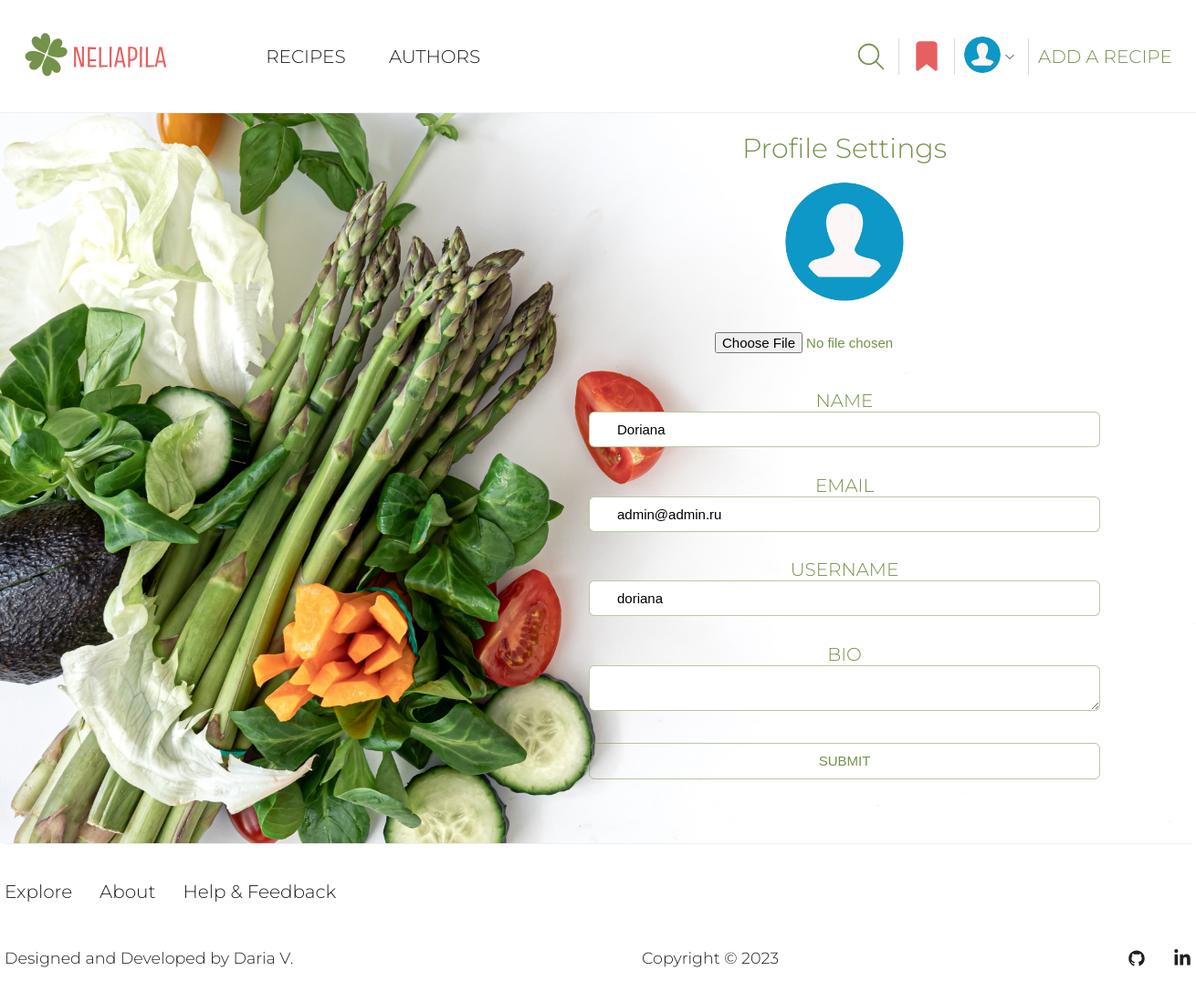
/profile/18/edit (signed in), run on the app's committed database.
### user/models.py (models this page shows, shortened)
class Profile(models.Model):
    user = models.OneToOneField(User, on_delete=models.CASCADE)
    name = models.CharField(max_length=50, null=True, blank=True)
    email = models.EmailField(max_length=500, blank=True, null=True, unique=True)
    username = models.CharField(max_length=50, blank=True, null=True)
    bio = models.TextField(blank=True, null=True)
    image = models.ImageField(upload_to='profiles/', blank=True, null=True, default='profiles/default-profile-pic.png')
    created = models.DateTimeField(auto_now_add=True)

### user/views.py (the view, shortened to what this page needs)
# urls.py: path('profile/<pk>/edit', views.edit_profile, name='edit-profile'),
@login_required(login_url='login')
def edit_profile(request, pk):
    profile = Profile.objects.get(user=request.user.pk)
    form = ProfileForm(instance=profile)
    context = {'form': form, 'profile': profile}
    return render(request, 'user/profile-form.html', context)

### user/forms.py (shortened to what this page needs)
class ProfileForm(ModelForm):
    class Meta:
        model = Profile
        exclude = ['user', 'created']
        labels = {'image': ''}
    def __init__(self, *args, **kwargs):
        super().__init__(*args, **kwargs)
        self.fields['image'].widget = forms.FileInput(attrs={'accept': 'image/*'})

### templates/user/profile-form.html (shortened to what this page needs)
{% extends 'base/base.html' %}
{% load static %}
{% block css %}
<link rel="stylesheet" href="{% static 'user/css/profile-settings.css' %}">
{% endblock %}
{% block content %}
<section class="profile-settings">
    <div class="settings container">
        <div class="settings-parts">
            <h1>Profile Settings</h1>
            <div class="profile-image-settings">
                <img src="{{ profile.image.url }}" alt="User`s image">
            </div>
            <div class="settings-form-block">
                <form action="{% url 'edit-profile' user.id %}" class="settings-form" method="POST"
                      enctype="multipart/form-data">
                    <div class="change-profile-pic">
                        {{ form.image }}
                    </div>
                    {% for field in form %}
                    {% if forloop.counter < 5 %}
                    <div class="form-field">
                        <label>{{ field.label }}</label>
                        <p>{{ field }}</p>
                    </div>
                    {% endif %}
                    {% endfor %}
                    <input class="submit btn" type="submit" value="Submit"/>
                </form>
            </div>
        </div>
    </div>
</section>
{% endblock %}

### templates/base/base.html (shortened to what this page needs)
<!DOCTYPE html>
{% load static %}
<html lang="en">
<head>
    <link rel="stylesheet" href="{% static 'base/css/base.css' %}">
    {% block css %}{% endblock %}
</head>
<body>
<header class="header-menu">
    <div class="header container">
        <div class="header-top">
            <div class="logo-menu">
                <div class="logo">
                    <a href="{% url 'recipes' %}"><img src="{% static 'base/images/neliapila_logo.svg' %}"
                                                       alt="NELIAPILA"></a>
                </div>
                <div class="menu">
                    <ul class="menu-list">
                        <li><a href="/">Recipes</a></li>
                        <li><a href="#">Authors</a></li>
                    </ul>
                </div>
            </div>
            <div class="right-items-login">
                <button class="search-logo" id="search_logo">
                </button>
                {% if user.is_authenticated %}
                <a class="user-favourites" href="{% url 'favorites' %}">
                    {% else %}
                    <a class="user-favourites" href="{% url 'login' %}">
                        {% endif %}
                    </a>
                <div class="user-profile-next-links">
                    {% if user.is_authenticated %}
                    <a href="{% url 'profile' user.id %}">
                        {% else %}
                        <a href="{% url 'login' %}">
                            {% endif %}
                            {% if user.is_authenticated %}
                            <img class="profile-image" src="{{ user.profile.image.url }}" alt="Profile picture">
                            {% endif %}
                        </a>
                    {% if user.is_authenticated %}
                    <button class="arrow-button" id="arrow-button">
                        <svg id="arrow" width="20px" height="20px" viewBox="0 0 24 24" fill="none"
                             xmlns="http://www.w3.org/2000/svg">
                            <path d="M7 10L12 15L17 10" stroke="#000000" stroke-width="1" stroke-linecap="round"
                                  stroke-linejoin="round"/>
                        </svg>
                    </button>
                    {% endif %}
                </div>
                <a class="add-a-recipe right-links" href="{% url 'add-recipe' %}">ADD A RECIPE</a>
            </div>
        </div>
    </div>
</header>
<main>
    {% block content %}
    {% endblock content%}
</main>
<footer class="footer-nav">
    <div class="page-footer_wrapper container">
        <div class="site-links">
            <div class="links-list">
                <ul class="list-of-links">
                    <li><a href="/">Explore</a></li>
                    <li><a href="#">About</a></li>
                    <li><a href="#">Help & Feedback</a></li>
                </ul>
            </div>
        </div>
        <div class="developer-info">
            <div class="footer-designer-name">
                <h3>Designed and Developed by Daria V.</h3>
            </div>
            <div class="footer-copyright">
                <h3>Copyright © 2023</h3>
            </div>
            <div class="footer-body">
                <ul class="footer-icons">
                    <li class="social-icon">
                        <a href="https://github.com/dariavarlamovaa" target="_blank"
                           rel="noopener noreferrer">
                        </a>
                    </li>
                    <li class="social-icon">
                        <a href="https://www.linkedin.com/in/dariavarlamovaa/"
                           target="_blank" rel="noopener noreferrer">
                        </a>
                    </li>
                </ul>
            </div>
        </div>
    </div>
</footer>
</body>
</html>

### static/base/css/base.css (style rules this page uses)
html { height: 100%; position: relative; }
body { font-family: 'Montserrat', sans-serif; font-weight: 300; font-size: 20px; color: #211f1f; background-color: #FFFFFF; margin: 0; padding: 0; min-height: 100%; display: flex; flex-direction: column; }
a { text-decoration: none; color: #211f1f; }
h1, h2, h3, p { margin: 0; font-weight: 300; }
li, ul { margin: 0; padding: 0; }
svg { vertical-align: middle; }
form label { text-transform: uppercase; }
input, select, textarea { border-radius: 6px; border: 1px solid rgba(116, 146, 74, 0.5); padding: 10px 30px; box-sizing: border-box; font-size: 15px; outline: none; }
textarea { box-sizing: border-box; border-radius: 6px; border: 1px solid rgba(116, 146, 74, 0.5); }
.container { width: 1240px; margin: 0 auto; position: relative; }
main { flex: 1; }
.header { width: 100%; padding: 0 2%; box-sizing: border-box; font-size: 10px; border-bottom: 1px solid #efefef; }
.header-top { display: flex; align-items: center; justify-content: space-between; padding: 35px 0; box-sizing: border-box; position: relative; }
.logo-menu { display: flex; flex-direction: row; align-items: center; min-width: 500px; justify-content: space-between; }
.logo img { height: 50px; }
.menu-list { display: flex; flex-direction: row; text-transform: uppercase; font-size: 20px; min-width: 235px; justify-content: space-between; }
.menu ul { list-style: none; }
.menu-list li { color: #74924a; }
.right-links { color: #74924a; font-size: 20px; }
.right-items-login { min-width: 350px; display: flex; flex-direction: row; justify-content: space-between; align-items: center; }
.right-items-login button:nth-child(1), .user-favourites { border-right-width: 1px; border-right-style: solid; border-right-color: rgb(217, 217, 217); padding-right: 10px; border-bottom: 0; border-left: 0; border-top: 0; }
.user-profile-next-links { position: relative; display: flex; flex-direction: row; align-items: center; }
.profile-image { width: 40px; height: 40px; border-radius: 100%; }
.add-a-recipe { border-left-width: 1px; border-left-style: solid; border-left-color: rgb(217, 217, 217); padding-left: 10px; display: flex; align-items: center; height: 40px; }
.arrow-button, .search-logo { background-color: transparent; cursor: pointer; height: 40px; border: none; padding: 0; }
.page-footer_wrapper { width: 1300px; box-sizing: border-box; }
.list-of-links { border-top: 1px solid #efefef; list-style: none; display: flex; flex-direction: row; padding: 40px 0 20px; }
.list-of-links li { padding-right: 30px; }
.developer-info { display: flex; flex-wrap: wrap; justify-content: space-between; box-sizing: border-box; padding: 20px 0; font-size: 15px; align-items: center; }
.footer-icons { list-style: none; display: flex; gap: 30px; padding: 0; }
.footer-designer-name, .footer-copyright, .footer-body { height: 40px; display: flex; align-items: center; }
.social-icon a { color: #FFF; }
.btn { width: 100%; border: 1px solid rgba(116, 146, 74, 0.5); padding: 10px 30px; box-sizing: border-box; background-color: transparent; border-radius: 6px; color: #74924a; font-weight: 500; min-height: 40px; cursor: pointer; }

### static/user/css/profile-settings.css (style rules this page uses)
.profile-settings { background-image: url("../images/settings-background.jpg"); background-size: cover; background-repeat: no-repeat; }
.settings { min-height: 800px; }
.profile-image-settings img { width: 130px; height: 130px; border-radius: 100%; }
.settings-parts { float: right; text-align: center; min-width: 700px; min-height: 750px; color: #74924a; padding: 20px 70px; box-sizing: border-box; border-radius: 60px; display: flex; flex-direction: column; justify-content: space-between; }
.settings-form { min-height: 500px; display: flex; flex-direction: column; justify-content: space-between; text-align: -webkit-center; }
.settings-form input, .settings-form textarea { font-size: 15px; max-height: 50px; }
.change-profile-pic input { border: none; }
.form-field input, .form-field textarea { width: 100%; }
.submit { text-transform: uppercase; }

### data on the page
Profile: image (picture), form "Doriana" "admin@admin.ru" "doriana"

### other printed values
{{ field.label }} "NAME" "EMAIL" "USERNAME" "BIO"
